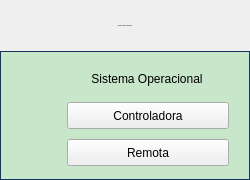
<?xml version="1.0" encoding="UTF-8"?>
<ui version="4.0">
 <class>Form</class>
 <widget class="QWidget" name="Form">
  <property name="geometry">
   <rect>
    <x>0</x>
    <y>0</y>
    <width>250</width>
    <height>180</height>
   </rect>
  </property>
  <property name="minimumSize">
   <size>
    <width>250</width>
    <height>180</height>
   </size>
  </property>
  <property name="maximumSize">
   <size>
    <width>250</width>
    <height>159</height>
   </size>
  </property>
  <property name="windowTitle">
   <string>Falhas Interlock RF Booster</string>
  </property>
  <layout class="QVBoxLayout" name="verticalLayout">
   <property name="spacing">
    <number>0</number>
   </property>
   <property name="leftMargin">
    <number>0</number>
   </property>
   <property name="topMargin">
    <number>0</number>
   </property>
   <property name="rightMargin">
    <number>0</number>
   </property>
   <property name="bottomMargin">
    <number>0</number>
   </property>
   <item>
    <layout class="QVBoxLayout" name="verticalLayout_2">
     <property name="spacing">
      <number>0</number>
     </property>
     <item>
      <widget class="PyDMLabel" name="PyDMLabel_2">
       <property name="maximumSize">
        <size>
         <width>16777215</width>
         <height>51</height>
        </size>
       </property>
       <property name="font">
        <font>
         <pointsize>-1</pointsize>
        </font>
       </property>
       <property name="toolTip">
        <string/>
       </property>
       <property name="styleSheet">
        <string notr="true">PyDMLabel {
 qproperty-alignment: AlignCenter;
 border: 1px solid #FF17365D;
 background-color: #FF17365D;
 color: rgb(255, 255, 255);
 min-height: 45px;
 max-height: 45px;
 font-size: 14px;
}</string>
       </property>
       <property name="text">
        <string>Falhas de Hardware RF Booster</string>
       </property>
       <property name="alignment">
        <set>Qt::AlignCenter</set>
       </property>
      </widget>
     </item>
     <item>
      <widget class="QFrame" name="frame">
       <property name="styleSheet">
        <string notr="true">QFrame#frame{
     border: 1px solid #FF17365D;
	 background-color: #c8e6c9;
}

PyDMByteIndicator {
  min-height: 1.50em;
  max-height: 1.50em;
  min-width: 1.50em;
}

PyDMRelatedDisplayButton{
  min-height: 25px;
  max-height: 25px;
  min-width: 160px;
  max-width: 160px;
}</string>
       </property>
       <property name="frameShape">
        <enum>QFrame::StyledPanel</enum>
       </property>
       <property name="frameShadow">
        <enum>QFrame::Raised</enum>
       </property>
       <layout class="QVBoxLayout" name="verticalLayout_3">
        <property name="spacing">
         <number>0</number>
        </property>
        <property name="leftMargin">
         <number>0</number>
        </property>
        <property name="topMargin">
         <number>0</number>
        </property>
        <property name="rightMargin">
         <number>0</number>
        </property>
        <property name="bottomMargin">
         <number>0</number>
        </property>
        <item>
         <layout class="QGridLayout" name="gridLayout">
          <property name="leftMargin">
           <number>5</number>
          </property>
          <property name="topMargin">
           <number>5</number>
          </property>
          <property name="rightMargin">
           <number>5</number>
          </property>
          <property name="bottomMargin">
           <number>5</number>
          </property>
          <property name="horizontalSpacing">
           <number>5</number>
          </property>
          <property name="verticalSpacing">
           <number>10</number>
          </property>
          <item row="2" column="0">
           <widget class="PyDMByteIndicator" name="PyDMByteIndicator_2">
            <property name="sizePolicy">
             <sizepolicy hsizetype="Fixed" vsizetype="Fixed">
              <horstretch>0</horstretch>
              <verstretch>0</verstretch>
             </sizepolicy>
            </property>
            <property name="minimumSize">
             <size>
              <width>27</width>
              <height>27</height>
             </size>
            </property>
            <property name="maximumSize">
             <size>
              <width>30</width>
              <height>27</height>
             </size>
            </property>
            <property name="toolTip">
             <string/>
            </property>
            <property name="channel" stdset="0">
             <string>ca://RA-RaBO02:RF-IntlkComp:Op-Mon.VAL</string>
            </property>
            <property name="onColor" stdset="0">
             <color>
              <red>255</red>
              <green>0</green>
              <blue>0</blue>
             </color>
            </property>
            <property name="offColor" stdset="0">
             <color>
              <red>0</red>
              <green>255</green>
              <blue>0</blue>
             </color>
            </property>
            <property name="showLabels" stdset="0">
             <bool>false</bool>
            </property>
            <property name="circles" stdset="0">
             <bool>true</bool>
            </property>
           </widget>
          </item>
          <item row="2" column="1">
           <widget class="PyDMRelatedDisplayButton" name="PyDMRelatedDisplayButton">
            <property name="sizePolicy">
             <sizepolicy hsizetype="Fixed" vsizetype="Fixed">
              <horstretch>0</horstretch>
              <verstretch>0</verstretch>
             </sizepolicy>
            </property>
            <property name="minimumSize">
             <size>
              <width>162</width>
              <height>27</height>
             </size>
            </property>
            <property name="maximumSize">
             <size>
              <width>162</width>
              <height>27</height>
             </size>
            </property>
            <property name="cursor">
             <cursorShape>ArrowCursor</cursorShape>
            </property>
            <property name="toolTip">
             <string/>
            </property>
            <property name="text">
             <string>Remota</string>
            </property>
            <property name="filenames" stdset="0">
             <stringlist>
              <string>remota_booster.ui</string>
             </stringlist>
            </property>
            <property name="titles" stdset="0">
             <stringlist>
              <string>remota_booster.ui</string>
             </stringlist>
            </property>
            <property name="showIcon" stdset="0">
             <bool>false</bool>
            </property>
            <property name="openInNewWindow" stdset="0">
             <bool>true</bool>
            </property>
           </widget>
          </item>
          <item row="0" column="0">
           <widget class="PyDMByteIndicator" name="PyDMByteIndicator">
            <property name="sizePolicy">
             <sizepolicy hsizetype="Fixed" vsizetype="Fixed">
              <horstretch>0</horstretch>
              <verstretch>0</verstretch>
             </sizepolicy>
            </property>
            <property name="minimumSize">
             <size>
              <width>27</width>
              <height>27</height>
             </size>
            </property>
            <property name="maximumSize">
             <size>
              <width>30</width>
              <height>27</height>
             </size>
            </property>
            <property name="toolTip">
             <string/>
            </property>
            <property name="channel" stdset="0">
             <string>ca://RA-RaBO02:RF-Intlk:FaultHard-Mon.VAL</string>
            </property>
            <property name="onColor" stdset="0">
             <color>
              <red>255</red>
              <green>0</green>
              <blue>0</blue>
             </color>
            </property>
            <property name="offColor" stdset="0">
             <color>
              <red>0</red>
              <green>255</green>
              <blue>0</blue>
             </color>
            </property>
            <property name="showLabels" stdset="0">
             <bool>false</bool>
            </property>
            <property name="circles" stdset="0">
             <bool>true</bool>
            </property>
           </widget>
          </item>
          <item row="0" column="1">
           <widget class="PyDMLabel" name="PyDMLabel">
            <property name="sizePolicy">
             <sizepolicy hsizetype="Fixed" vsizetype="Fixed">
              <horstretch>0</horstretch>
              <verstretch>0</verstretch>
             </sizepolicy>
            </property>
            <property name="minimumSize">
             <size>
              <width>160</width>
              <height>25</height>
             </size>
            </property>
            <property name="maximumSize">
             <size>
              <width>160</width>
              <height>25</height>
             </size>
            </property>
            <property name="toolTip">
             <string/>
            </property>
            <property name="text">
             <string>Sistema Operacional</string>
            </property>
            <property name="alignment">
             <set>Qt::AlignCenter</set>
            </property>
            <property name="channel" stdset="0">
             <string/>
            </property>
           </widget>
          </item>
          <item row="1" column="1">
           <widget class="PyDMRelatedDisplayButton" name="PyDMRelatedDisplayButton_3">
            <property name="minimumSize">
             <size>
              <width>162</width>
              <height>27</height>
             </size>
            </property>
            <property name="maximumSize">
             <size>
              <width>162</width>
              <height>27</height>
             </size>
            </property>
            <property name="cursor">
             <cursorShape>ArrowCursor</cursorShape>
            </property>
            <property name="toolTip">
             <string/>
            </property>
            <property name="text">
             <string>Controladora</string>
            </property>
            <property name="filenames" stdset="0">
             <stringlist>
              <string>controladora_booster.ui</string>
             </stringlist>
            </property>
            <property name="showIcon" stdset="0">
             <bool>false</bool>
            </property>
            <property name="openInNewWindow" stdset="0">
             <bool>true</bool>
            </property>
           </widget>
          </item>
         </layout>
        </item>
       </layout>
      </widget>
     </item>
    </layout>
   </item>
  </layout>
 </widget>
 <customwidgets>
  <customwidget>
   <class>PyDMLabel</class>
   <extends>QLabel</extends>
   <header>pydm.widgets.label</header>
  </customwidget>
  <customwidget>
   <class>PyDMByteIndicator</class>
   <extends>QWidget</extends>
   <header>pydm.widgets.byte</header>
  </customwidget>
  <customwidget>
   <class>PyDMRelatedDisplayButton</class>
   <extends>QPushButton</extends>
   <header>pydm.widgets.related_display_button</header>
  </customwidget>
 </customwidgets>
 <resources/>
 <connections/>
</ui>
